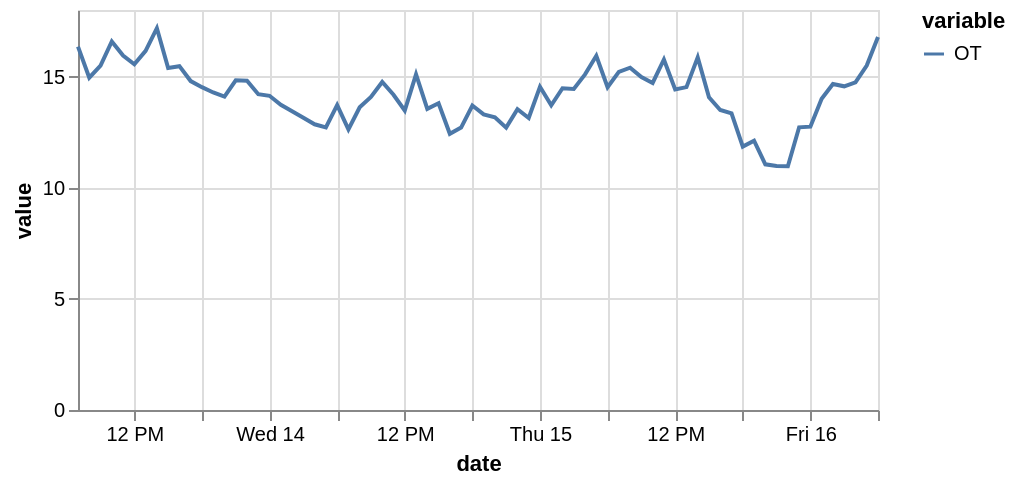

Write notebook code for a chart like this one.
### Code cell
some_preds[0].plot()

### Figure 1 — Vega specification as saved in the notebook (floating-point values rounded to 4 significant figures)
{"$schema": "https://vega.github.io/schema/vega/v5.json", "data": [{"name": "source_0", "values": [{"date": "2017-06-13T07:00:00.000", "variable": "OT", "value": 16.35}, {"date": "2017-06-13T08:00:00.000", "variable": "OT", "value": 14.95}, {"date": "2017-06-13T09:00:00.000", "variable": "OT", "value": 15.5}, {"date": "2017-06-13T10:00:00.000", "variable": "OT", "value": 16.58}, {"date": "2017-06-13T11:00:00.000", "variable": "OT", "value": 15.95}, {"date": "2017-06-13T12:00:00.000", "variable": "OT", "value": 15.56}, {"date": "2017-06-13T13:00:00.000", "variable": "OT", "value": 16.16}, {"date": "2017-06-13T14:00:00.000", "variable": "OT", "value": 17.18}, {"date": "2017-06-13T15:00:00.000", "variable": "OT", "value": 15.39}, {"date": "2017-06-13T16:00:00.000", "variable": "OT", "value": 15.47}, {"date": "2017-06-13T17:00:00.000", "variable": "OT", "value": 14.8}, {"date": "2017-06-13T18:00:00.000", "variable": "OT", "value": 14.53}, {"date": "2017-06-13T19:00:00.000", "variable": "OT", "value": 14.29}, {"date": "2017-06-13T20:00:00.000", "variable": "OT", "value": 14.1}, {"date": "2017-06-13T21:00:00.000", "variable": "OT", "value": 14.84}, {"date": "2017-06-13T22:00:00.000", "variable": "OT", "value": 14.82}, {"date": "2017-06-13T23:00:00.000", "variable": "OT", "value": 14.21}, {"date": "2017-06-14T00:00:00.000", "variable": "OT", "value": 14.14}, {"date": "2017-06-14T01:00:00.000", "variable": "OT", "value": 13.74}, {"date": "2017-06-14T02:00:00.000", "variable": "OT", "value": 13.44}, {"date": "2017-06-14T03:00:00.000", "variable": "OT", "value": 13.15}, {"date": "2017-06-14T04:00:00.000", "variable": "OT", "value": 12.86}, {"date": "2017-06-14T05:00:00.000", "variable": "OT", "value": 12.72}, {"date": "2017-06-14T06:00:00.000", "variable": "OT", "value": 13.72}, {"date": "2017-06-14T07:00:00.000", "variable": "OT", "value": 12.63}, {"date": "2017-06-14T08:00:00.000", "variable": "OT", "value": 13.62}, {"date": "2017-06-14T09:00:00.000", "variable": "OT", "value": 14.08}, {"date": "2017-06-14T10:00:00.000", "variable": "OT", "value": 14.76}, {"date": "2017-06-14T11:00:00.000", "variable": "OT", "value": 14.18}, {"date": "2017-06-14T12:00:00.000", "variable": "OT", "value": 13.48}, {"date": "2017-06-14T13:00:00.000", "variable": "OT", "value": 15.1}, {"date": "2017-06-14T14:00:00.000", "variable": "OT", "value": 13.55}, {"date": "2017-06-14T15:00:00.000", "variable": "OT", "value": 13.8}, {"date": "2017-06-14T16:00:00.000", "variable": "OT", "value": 12.43}, {"date": "2017-06-14T17:00:00.000", "variable": "OT", "value": 12.71}, {"date": "2017-06-14T18:00:00.000", "variable": "OT", "value": 13.7}, {"date": "2017-06-14T19:00:00.000", "variable": "OT", "value": 13.3}, {"date": "2017-06-14T20:00:00.000", "variable": "OT", "value": 13.18}, {"date": "2017-06-14T21:00:00.000", "variable": "OT", "value": 12.71}, {"date": "2017-06-14T22:00:00.000", "variable": "OT", "value": 13.54}, {"date": "2017-06-14T23:00:00.000", "variable": "OT", "value": 13.14}, {"date": "2017-06-15T00:00:00.000", "variable": "OT", "value": 14.54}, {"date": "2017-06-15T01:00:00.000", "variable": "OT", "value": 13.71}, {"date": "2017-06-15T02:00:00.000", "variable": "OT", "value": 14.48}, {"date": "2017-06-15T03:00:00.000", "variable": "OT", "value": 14.45}, {"date": "2017-06-15T04:00:00.000", "variable": "OT", "value": 15.1}, {"date": "2017-06-15T05:00:00.000", "variable": "OT", "value": 15.94}, {"date": "2017-06-15T06:00:00.000", "variable": "OT", "value": 14.53}, {"date": "2017-06-15T07:00:00.000", "variable": "OT", "value": 15.22}, {"date": "2017-06-15T08:00:00.000", "variable": "OT", "value": 15.4}, {"date": "2017-06-15T09:00:00.000", "variable": "OT", "value": 14.98}, {"date": "2017-06-15T10:00:00.000", "variable": "OT", "value": 14.72}, {"date": "2017-06-15T11:00:00.000", "variable": "OT", "value": 15.77}, {"date": "2017-06-15T12:00:00.000", "variable": "OT", "value": 14.43}, {"date": "2017-06-15T13:00:00.000", "variable": "OT", "value": 14.53}, {"date": "2017-06-15T14:00:00.000", "variable": "OT", "value": 15.87}, {"date": "2017-06-15T15:00:00.000", "variable": "OT", "value": 14.07}, {"date": "2017-06-15T16:00:00.000", "variable": "OT", "value": 13.5}, {"date": "2017-06-15T17:00:00.000", "variable": "OT", "value": 13.34}, {"date": "2017-06-15T18:00:00.000", "variable": "OT", "value": 11.85}, {"date": "2017-06-15T19:00:00.000", "variable": "OT", "value": 12.12}, {"date": "2017-06-15T20:00:00.000", "variable": "OT", "value": 11.05}, {"date": "2017-06-15T21:00:00.000", "variable": "OT", "value": 10.99}, {"date": "2017-06-15T22:00:00.000", "variable": "OT", "value": 10.97}, {"date": "2017-06-15T23:00:00.000", "variable": "OT", "value": 12.72}, {"date": "2017-06-16T00:00:00.000", "variable": "OT", "value": 12.75}, {"date": "2017-06-16T01:00:00.000", "variable": "OT", "value": 14.01}, {"date": "2017-06-16T02:00:00.000", "variable": "OT", "value": 14.67}, {"date": "2017-06-16T03:00:00.000", "variable": "OT", "value": 14.57}, {"date": "2017-06-16T04:00:00.000", "variable": "OT", "value": 14.74}, {"date": "2017-06-16T05:00:00.000", "variable": "OT", "value": 15.5}, {"date": "2017-06-16T06:00:00.000", "variable": "OT", "value": 16.78}], "transform": [{"type": "formula", "expr": "toDate(datum['date'])", "as": "date"}]}, {"name": "source_0_y_domain_value", "values": [{"min": 10.97, "max": 17.18}]}, {"name": "source_0_color_domain_variable", "values": [{"variable": "OT"}]}], "marks": [{"type": "group", "name": "layer_0_pathgroup", "from": {"facet": {"data": "source_0", "name": "faceted_path_layer_0_main", "groupby": ["variable"]}}, "encode": {"update": {"width": {"field": {"signal": null, "datum": null, "group": "width", "parent": null}}, "height": {"field": {"signal": null, "datum": null, "group": "height", "parent": null}}}}, "marks": [{"type": "line", "name": "layer_0_marks", "from": {"data": "faceted_path_layer_0_main"}, "sort": {"field": "x"}, "encode": {"update": {"x": {"field": "date", "scale": "x"}, "stroke": {"field": "variable", "scale": "color"}, "y": {"field": "value", "scale": "y"}, "defined": {"signal": "isValid(datum[\"date\"]) && isFinite(+datum[\"date\"]) && isValid(datum[\"value\"]) && isFinite(+datum[\"value\"])"}}}, "style": ["line"]}]}], "scales": [{"name": "x", "type": "time", "domain": {"data": "source_0", "field": "date"}, "range": [0, {"signal": "width"}]}, {"name": "y", "type": "linear", "domain": [{"signal": "(data(\"source_0_y_domain_value\")[0] || {}).min"}, {"signal": "(data(\"source_0_y_domain_value\")[0] || {}).max"}], "range": [{"signal": "height"}, 0], "nice": true, "zero": true}, {"name": "color", "type": "ordinal", "domain": {"data": "source_0_color_domain_variable", "field": "variable", "sort": true}, "range": "category"}], "axes": [{"scale": "x", "zindex": 0, "aria": false, "orient": "bottom", "tickCount": {"signal": "ceil(width/40)"}, "grid": true, "labels": false, "maxExtent": 0, "ticks": false, "gridScale": "y", "domain": false, "minExtent": 0}, {"scale": "y", "gridScale": "x", "tickCount": {"signal": "ceil(height/40)"}, "zindex": 0, "domain": false, "aria": false, "grid": true, "maxExtent": 0, "minExtent": 0, "ticks": false, "labels": false, "orient": "left"}, {"scale": "x", "labelOverlap": true, "orient": "bottom", "grid": false, "title": "date", "labelFlush": true, "tickCount": {"signal": "ceil(width/40)"}, "zindex": 0}, {"scale": "y", "orient": "left", "zindex": 0, "grid": false, "title": "value", "labelOverlap": true, "tickCount": {"signal": "ceil(height/40)"}}], "background": "white", "legends": [{"stroke": "color", "symbolType": "stroke", "title": "variable"}], "style": "cell", "width": 400, "height": 200, "padding": 5}
